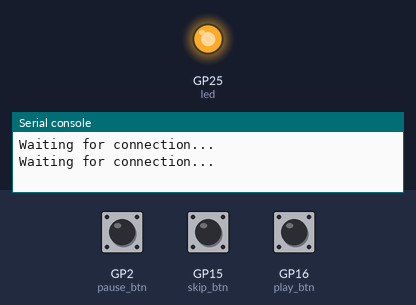
Bench run of a program on a simulated Raspberry Pi Pico running MicroPython. Parts: output pins drawn as LEDs (lit = HIGH), the last lines printed to the serial console. Inputs (shaded band) come from the test bench; at power-on: GP2 (pause_btn) LOW, GP15 (skip_btn) LOW, GP16 (play_btn) LOW. WiFi joins after 1.5 s; values from a settings file that is not in the repository are placeholders; web requests get an empty 200 reply after 0.4 s.

Above: at 2.1 s.
At 4.4 s:
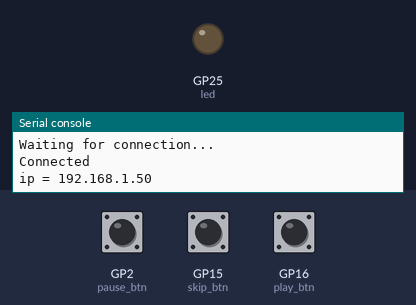
4.5 s: GP2 (pause_btn) pulled HIGH for 0.15 s
6.4 s: GP15 (skip_btn) pulled HIGH for 0.15 s
8.3 s: GP16 (play_btn) pulled HIGH for 0.15 s
Timing chart, 0 to 11.3 s (numbered marks = the images above; inputs shaded):
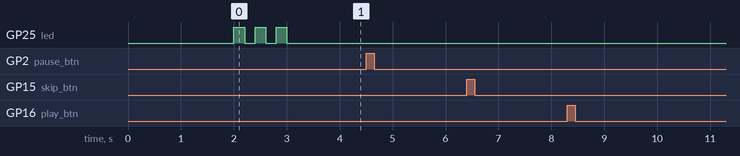

The program:

main.py
```python
from machine import Pin
from wifi import init_wifi
import urequests
import time

init_wifi()

play_btn = Pin(16, Pin.IN, Pin.PULL_DOWN)
pause_btn = Pin(2, Pin.IN, Pin.PULL_DOWN)
skip_btn = Pin(15, Pin.IN, Pin.PULL_DOWN)


def play():
    request_url = 'https://maker.ifttt.com/trigger/spotify_play/with/key/[your_key_here]'
    res = urequests.post(request_url)
    # print response from IFTTT.
    print(res.text)


def pause():
    request_url = 'https://maker.ifttt.com/trigger/spotify_pause/with/key/[your_key_here]'
    res = urequests.post(request_url)
    # print response from IFTTT.
    print(res.text)


def skip():
    request_url = 'https://maker.ifttt.com/trigger/spotify_skip/with/key/[your_key_here]'
    res = urequests.post(request_url)
    # print response from IFTTT.
    print(res.text)


try:
    while True:
        if play_btn():
            print('play btn')
            play()
            time.sleep(0.25)
        if pause_btn():
            print('pause btn')
            pause()
            time.sleep(0.25)
        if skip_btn():
            skip()
            print('skip')
            time.sleep(0.25)

except Exception as e:
    print(e)
    request_url = 'https://maker.ifttt.com/trigger/error/with/key/[your_key_here]'
    post_data = ujson.dumps({"value1": str(e)})
    urequests.post(request_url, headers={
        'content-type': 'application/json'}, data=post_data)
```

wifi.py
```python
import rp2
import network
import ubinascii
import machine
import urequests as requests
import time
from secrets import secrets


def init_wifi():
    # Set country to avoid possible errors
    rp2.country('DE')

    wlan = network.WLAN(network.STA_IF)
    wlan.active(True)

    # Load login data from different file for safety reasons
    ssid = secrets['ssid']
    pw = secrets['pw']

    wlan.connect(ssid, pw)

    # Wait for connection with 10 second timeout
    timeout = 10
    while timeout > 0:
        if wlan.status() < 0 or wlan.status() >= 3:
            break
        timeout -= 1
        print('Waiting for connection...')
        time.sleep(1)

    # Define blinking function for onboard LED to indicate error codes
    def blink_onboard_led(num_blinks):
        led = machine.Pin('LED', machine.Pin.OUT)
        for i in range(num_blinks):
            led.on()
            time.sleep(.2)
            led.off()
            time.sleep(.2)

    wlan_status = wlan.status()
    blink_onboard_led(wlan_status)

    if wlan_status != 3:
        raise RuntimeError('Wi-Fi connection failed')
    else:
        print('Connected')
        status = wlan.ifconfig()
        print('ip = ' + status[0])
```
